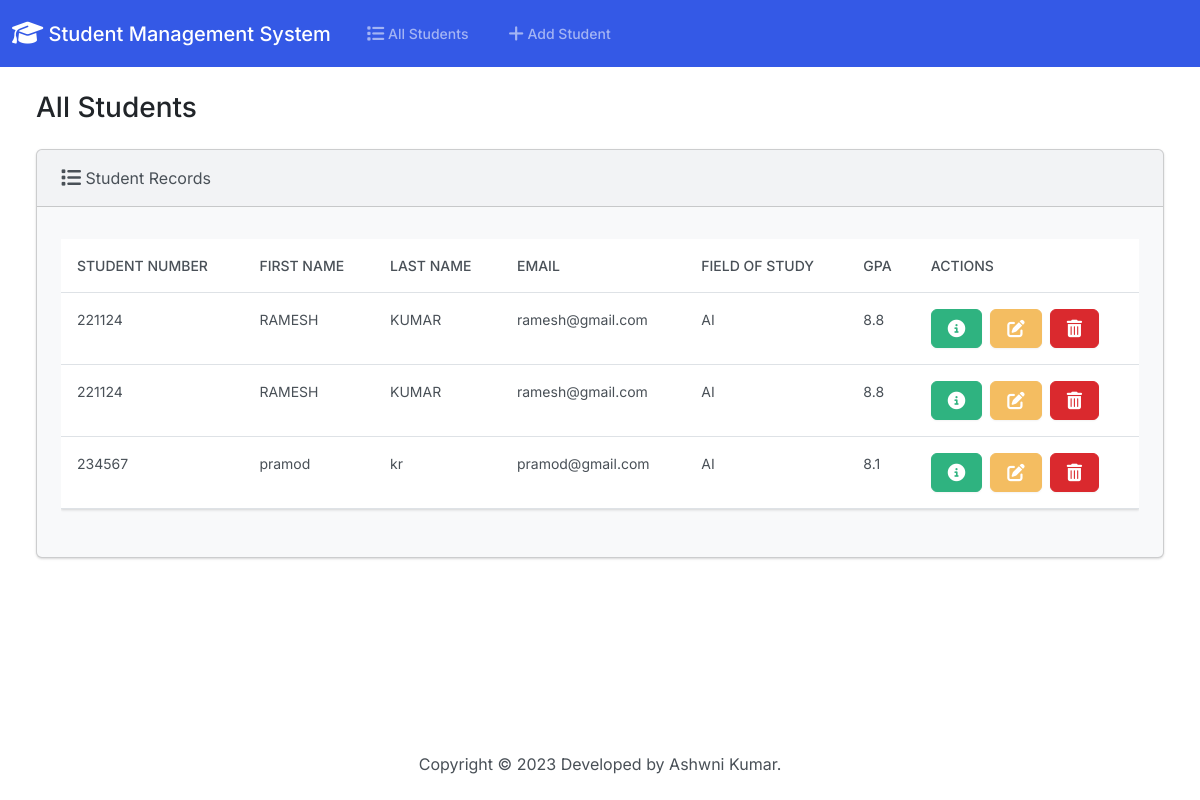
The page / on the database its author committed.
### students/models.py (models this page shows, shortened)
class Students(models.Model):
   student_number=models.PositiveIntegerField()
   first_name=models.CharField(max_length=50)
   last_name=models.CharField(max_length=50)
   email=models.EmailField(max_length=100)
   field_of_study=models.CharField(max_length=50)
   gpa=models.FloatField()

### students/views.py (the view)
# urls.py: path('',views.index,name='index'),
def index(request):
  return render(request, 'students/index.html', {
    'students': Students.objects.all()
  })

### students/templates/students/index.html (shortened to what this page needs)
{% extends "students/base.html" %}
{% block body %}
<h3 class="m-4">All Students</h3>
<div class="row">
  <div class="col-12">
    {% if students %}
    <div class="card bg-light ms-4 me-4 mb-4">
      <div class="card-header">
        <i class="fa-solid fa-list fa-lg"></i> Student Records
      </div>
      <div class="card-body">
        <p class="card-text">
          <div class="table-responsive">
            <table class="table table-hover">
              <thead>
                <tr>
                  <th scope="col">Student Number</th>
                  <th scope="col">First Name</th>
                  <th scope="col">Last Name</th>
                  <th scope="col">Email</th>
                  <th scope="col">Field of Study</th>
                  <th scope="col">GPA</th>
                  <th scope="col">Actions</th>
                </tr>
              </thead>
              <tbody>
                {% for student in students %}
                  <tr>
                    <td>{{ student.student_number }}</td>
                    <td>{{ student.first_name }}</td>
                    <td>{{ student.last_name }}</td>
                    <td>{{ student.email }}</td>
                    <td>{{ student.field_of_study }}</td>
                    <td>{{ student.gpa }}</td>
                    <td>
                      <button type="button" class="btn btn-success me-1" href="{% url 'view_student' student.id %}" data-bs-toggle="modal" data-bs-target="#myModal{{student.id}}">
                      </button>
                      <a class="btn btn-warning me-1" href="{% url 'edit' student.id %}">
                      </a>
                      <button type="button" class="btn btn-danger" data-bs-toggle="modal" data-bs-target="#delete{{student.id}}">
                      </button>
                    </td>
                  </tr>
                {% endfor %}
              </tbody>
            </table>
          </div>
        </p>
      </div>
    </div>
    {% else %}
      <h5 class="alert alert-primary ms-4 me-4">No Student Records</h5>
    {% endif %}
  </div>
</div>
{% endblock %}

### students/templates/students/base.html (shortened to what this page needs)
{% load static %}
<!DOCTYPE html>
<html lang="en">
  <head>
    <link rel="stylesheet" href="https://cdnjs.cloudflare.com/ajax/libs/font-awesome/6.1.1/css/all.min.css">
    <link href="{% static 'css/bootstrap.min.css' %}" rel="stylesheet">
  </head>
  <body class="d-flex flex-column min-vh-100">
    <nav class="navbar navbar-expand-lg navbar-dark bg-primary">
      <div class="container-fluid">
        <a class="navbar-brand" href="{% url 'index' %}">
          <i class="fa-solid fa-graduation-cap fa-lg"></i> Student Management System
        </a>
        <div class="collapse navbar-collapse" id="navbarColor01">
          <ul class="navbar-nav me-auto">
            <li class="nav-item">
              <a class="nav-link" href="{% url 'index' %}">
                 All Students
              </a>
            </li>
            <li class="nav-item">
              <a class="nav-link" href="{% url 'add' %}">
                 Add Student
              </a>
            </li>
          </ul>
        </div>
      </div>
    </nav>
    <div class="container-fluid">
      {% block body %}
      {% endblock %}
    </div>
    <footer class="mt-auto mb-4">
      <div class="text-center">
        <span>
          Copyright &copy; <script>document.write(new Date().getFullYear())</script> Developed by Ashwni Kumar.
        </span>
      </div>
    </footer>
  </body>
</html>

### rows shown on the page
Students: student_number "221124", first_name "RAMESH", last_name "KUMAR", email "ramesh@gmail.com", field_of_study "AI", gpa "8.8"
Students: student_number "221124", first_name "RAMESH", last_name "KUMAR", email "ramesh@gmail.com", field_of_study "AI", gpa "8.8"
Students: student_number "234567", first_name "pramod", last_name "kr", email "pramod@gmail.com", field_of_study "AI", gpa "8.1"
